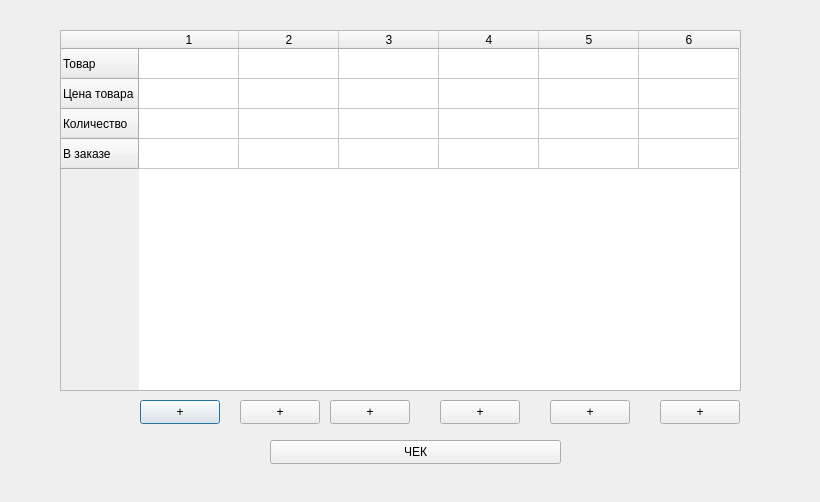
<?xml version="1.0" encoding="UTF-8"?>
<ui version="4.0">
 <class>shop</class>
 <widget class="QDialog" name="shop">
  <property name="geometry">
   <rect>
    <x>0</x>
    <y>0</y>
    <width>820</width>
    <height>502</height>
   </rect>
  </property>
  <property name="windowTitle">
   <string>Dialog</string>
  </property>
  <widget class="QTableWidget" name="TABLE">
   <property name="geometry">
    <rect>
     <x>60</x>
     <y>30</y>
     <width>681</width>
     <height>361</height>
    </rect>
   </property>
   <property name="columnCount">
    <number>6</number>
   </property>
   <row>
    <property name="text">
     <string>Товар</string>
    </property>
   </row>
   <row>
    <property name="text">
     <string>Цена товара</string>
    </property>
   </row>
   <row>
    <property name="text">
     <string>Количество</string>
    </property>
   </row>
   <row>
    <property name="text">
     <string>В заказе</string>
    </property>
   </row>
   <column/>
   <column/>
   <column/>
   <column/>
   <column/>
   <column/>
  </widget>
  <widget class="QPushButton" name="B1">
   <property name="geometry">
    <rect>
     <x>140</x>
     <y>400</y>
     <width>80</width>
     <height>24</height>
    </rect>
   </property>
   <property name="text">
    <string>+</string>
   </property>
  </widget>
  <widget class="QPushButton" name="B2">
   <property name="geometry">
    <rect>
     <x>240</x>
     <y>400</y>
     <width>80</width>
     <height>24</height>
    </rect>
   </property>
   <property name="text">
    <string>+</string>
   </property>
  </widget>
  <widget class="QPushButton" name="B3">
   <property name="geometry">
    <rect>
     <x>330</x>
     <y>400</y>
     <width>80</width>
     <height>24</height>
    </rect>
   </property>
   <property name="text">
    <string>+</string>
   </property>
  </widget>
  <widget class="QPushButton" name="B4">
   <property name="geometry">
    <rect>
     <x>440</x>
     <y>400</y>
     <width>80</width>
     <height>24</height>
    </rect>
   </property>
   <property name="text">
    <string>+</string>
   </property>
  </widget>
  <widget class="QPushButton" name="B5">
   <property name="geometry">
    <rect>
     <x>550</x>
     <y>400</y>
     <width>80</width>
     <height>24</height>
    </rect>
   </property>
   <property name="text">
    <string>+</string>
   </property>
  </widget>
  <widget class="QPushButton" name="B6">
   <property name="geometry">
    <rect>
     <x>660</x>
     <y>400</y>
     <width>80</width>
     <height>24</height>
    </rect>
   </property>
   <property name="text">
    <string>+</string>
   </property>
  </widget>
  <widget class="QPushButton" name="CHEK">
   <property name="geometry">
    <rect>
     <x>270</x>
     <y>440</y>
     <width>291</width>
     <height>24</height>
    </rect>
   </property>
   <property name="text">
    <string>ЧЕК</string>
   </property>
  </widget>
 </widget>
 <resources/>
 <connections/>
</ui>
